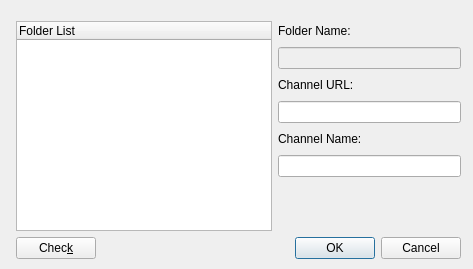
<?xml version="1.0" encoding="UTF-8"?>
<ui version="4.0">
 <class>AddChannelDialog</class>
 <widget class="QDialog" name="AddChannelDialog">
  <property name="geometry">
   <rect>
    <x>0</x>
    <y>0</y>
    <width>473</width>
    <height>269</height>
   </rect>
  </property>
  <property name="windowTitle">
   <string>Add Channel</string>
  </property>
  <widget class="QWidget" name="">
   <property name="geometry">
    <rect>
     <x>16</x>
     <y>21</y>
     <width>445</width>
     <height>238</height>
    </rect>
   </property>
   <layout class="QVBoxLayout" name="verticalLayout_2">
    <item>
     <layout class="QHBoxLayout" name="horizontalLayout_5">
      <item>
       <widget class="QTreeWidget" name="dirTree">
        <property name="sizePolicy">
         <sizepolicy hsizetype="Fixed" vsizetype="Expanding">
          <horstretch>0</horstretch>
          <verstretch>0</verstretch>
         </sizepolicy>
        </property>
        <column>
         <property name="text">
          <string>Folder List</string>
         </property>
        </column>
       </widget>
      </item>
      <item>
       <layout class="QVBoxLayout" name="verticalLayout">
        <item>
         <layout class="QHBoxLayout" name="horizontalLayout_2">
          <item>
           <widget class="QLabel" name="label">
            <property name="text">
             <string>Folder Name:</string>
            </property>
           </widget>
          </item>
          <item>
           <spacer name="horizontalSpacer_2">
            <property name="orientation">
             <enum>Qt::Horizontal</enum>
            </property>
            <property name="sizeHint" stdset="0">
             <size>
              <width>68</width>
              <height>20</height>
             </size>
            </property>
           </spacer>
          </item>
         </layout>
        </item>
        <item>
         <widget class="QLineEdit" name="folderLine">
          <property name="enabled">
           <bool>false</bool>
          </property>
          <property name="readOnly">
           <bool>true</bool>
          </property>
         </widget>
        </item>
        <item>
         <layout class="QHBoxLayout" name="horizontalLayout_3">
          <item>
           <widget class="QLabel" name="label_2">
            <property name="text">
             <string>Channel URL:</string>
            </property>
           </widget>
          </item>
          <item>
           <spacer name="horizontalSpacer_3">
            <property name="orientation">
             <enum>Qt::Horizontal</enum>
            </property>
            <property name="sizeHint" stdset="0">
             <size>
              <width>40</width>
              <height>20</height>
             </size>
            </property>
           </spacer>
          </item>
         </layout>
        </item>
        <item>
         <widget class="QLineEdit" name="urlLine"/>
        </item>
        <item>
         <layout class="QHBoxLayout" name="horizontalLayout_4">
          <item>
           <widget class="QLabel" name="label_3">
            <property name="text">
             <string>Channel Name:</string>
            </property>
           </widget>
          </item>
          <item>
           <spacer name="horizontalSpacer_4">
            <property name="orientation">
             <enum>Qt::Horizontal</enum>
            </property>
            <property name="sizeHint" stdset="0">
             <size>
              <width>40</width>
              <height>20</height>
             </size>
            </property>
           </spacer>
          </item>
         </layout>
        </item>
        <item>
         <widget class="QLineEdit" name="nameLine"/>
        </item>
        <item>
         <spacer name="verticalSpacer">
          <property name="orientation">
           <enum>Qt::Vertical</enum>
          </property>
          <property name="sizeHint" stdset="0">
           <size>
            <width>20</width>
            <height>13</height>
           </size>
          </property>
         </spacer>
        </item>
       </layout>
      </item>
     </layout>
    </item>
    <item>
     <layout class="QHBoxLayout" name="horizontalLayout">
      <item>
       <widget class="QPushButton" name="checkRssButton">
        <property name="text">
         <string>Chec&amp;k</string>
        </property>
       </widget>
      </item>
      <item>
       <spacer name="horizontalSpacer">
        <property name="orientation">
         <enum>Qt::Horizontal</enum>
        </property>
        <property name="sizeHint" stdset="0">
         <size>
          <width>168</width>
          <height>20</height>
         </size>
        </property>
       </spacer>
      </item>
      <item>
       <widget class="QDialogButtonBox" name="buttonBox">
        <property name="orientation">
         <enum>Qt::Horizontal</enum>
        </property>
        <property name="standardButtons">
         <set>QDialogButtonBox::Cancel|QDialogButtonBox::Ok</set>
        </property>
        <property name="centerButtons">
         <bool>false</bool>
        </property>
       </widget>
      </item>
     </layout>
    </item>
   </layout>
  </widget>
 </widget>
 <resources/>
 <connections>
  <connection>
   <sender>buttonBox</sender>
   <signal>accepted()</signal>
   <receiver>AddChannelDialog</receiver>
   <slot>accept()</slot>
   <hints>
    <hint type="sourcelabel">
     <x>248</x>
     <y>254</y>
    </hint>
    <hint type="destinationlabel">
     <x>157</x>
     <y>274</y>
    </hint>
   </hints>
  </connection>
  <connection>
   <sender>buttonBox</sender>
   <signal>rejected()</signal>
   <receiver>AddChannelDialog</receiver>
   <slot>reject()</slot>
   <hints>
    <hint type="sourcelabel">
     <x>316</x>
     <y>260</y>
    </hint>
    <hint type="destinationlabel">
     <x>286</x>
     <y>274</y>
    </hint>
   </hints>
  </connection>
 </connections>
</ui>
